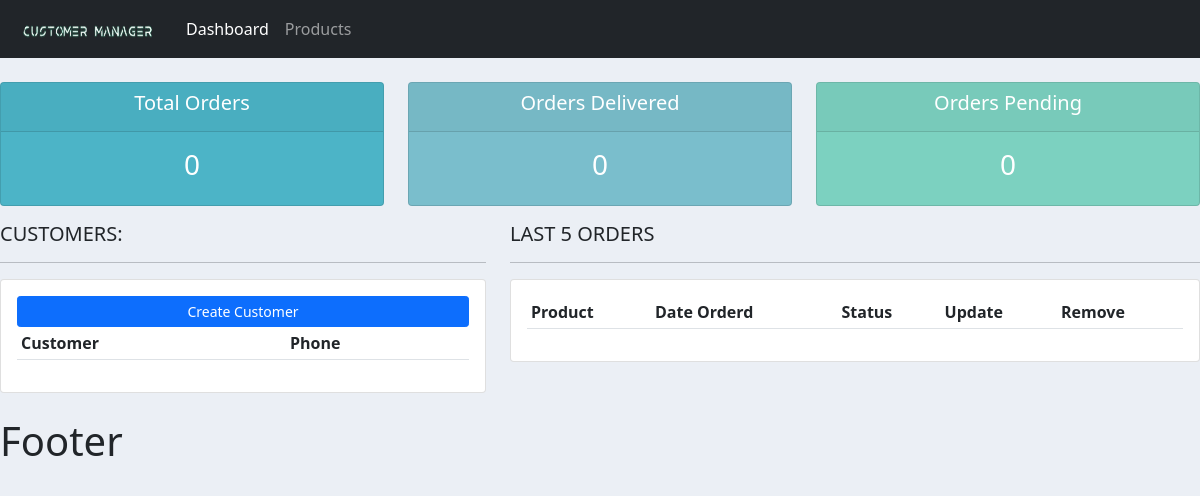
The app's page /, older data.
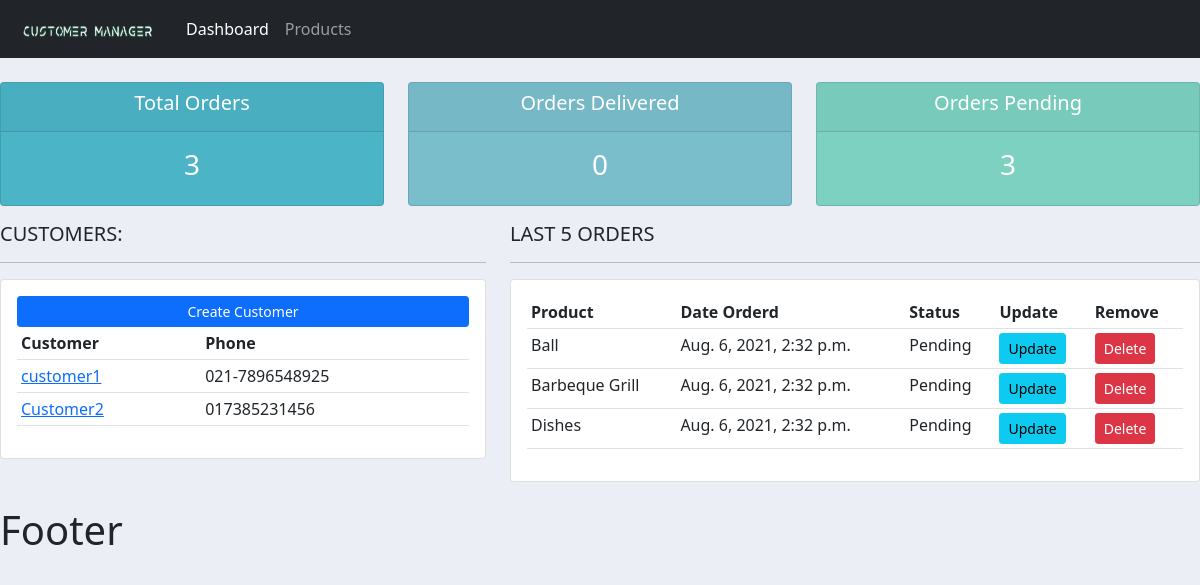
The same page, newer data.
### accounts/models.py (models this page shows, shortened)
class Customer(models.Model):
    name=models.CharField(max_length=200,null=True)
    phone=models.CharField(max_length=200,null=True)
    email=models.CharField(max_length=200,null=True)
    date_created=models.DateTimeField(auto_now_add=True,null=True)

class Order(models.Model):
    STATUS=(('Pending','Pending'),('Out for delivery','Out for delivery'),('Delivered','Delivered'))
    customer=models.ForeignKey(Customer, null=True, on_delete=models.SET_NULL) #Setting the refrence
    product=models.ForeignKey(Product, null=True, on_delete=models.SET_NULL)
    date_created=models.DateTimeField(auto_now_add=True, null=True)
    status=models.CharField(max_length=200, null=True, choices=STATUS)

class Product(models.Model):
    CATEGORY=(('Indoor','Indoor'),('Outdoor','Outdoor'))
    name = models.CharField(max_length=200, null=True)
    price=models.FloatField(null=True)
    category=models.CharField(max_length=200, null=True, choices=CATEGORY)
    description=models.CharField(max_length=200, null=True, blank=True)
    tags = models.ManyToManyField(Tag)
    date_created = models.DateTimeField(auto_now_add=True, null=True)
    def __str__(self):
        return self.name

### accounts/views.py (the view)
# urls.py: path('', views.home,name="home"),
def home(request):
    customers=Customer.objects.all()
    orders=Order.objects.all()
    total_customers=customers.count()
    total_orders=orders.count()
    delivered=orders.filter(status='Delivered').count()
    pending=orders.filter(status='Pending').count()
    context={'orders':orders,'customers':customers,'total_customers':total_customers,'total_orders':total_orders,'delivered':delivered,'pending':pending}
    return  render(request,'accounts/dashboard.html',context)#this context data will be passed to dashboard.html

### accounts/templates/accounts/dashboard.html
{% extends 'accounts/main.html' %}
{% block content %}
{% include 'accounts/status.html' %}
<div class="row">
	<div class="col-md-5">
		<h5>CUSTOMERS:</h5>
		<hr>
		<div class="card card-body">
			<a class="btn btn-primary  btn-sm btn-block" href="">Create Customer</a>
			<table class="table table-sm">
				<tr>
					<th>Customer</th>
					<th>Phone</th>
				</tr>
				{% for customer in customers %}
				<tr>
					<td><a href="{% url 'customer' customer.id%}">{{ customer.name }}</a></td>
					<td>{{ customer.phone }}</td>
				</tr>
				{% endfor %}
			</table>
		</div>
	</div>
	<div class="col-md-7">
		<h5>LAST 5 ORDERS</h5>
		<hr>
		<div class="card card-body">
			<table class="table table-sm">
				<tr>
					<th>Product</th>
					<th>Date Orderd</th>
					<th>Status</th>
					<th>Update</th>
					<th>Remove</th>
				</tr>
				{% for order in orders %}
				<tr>
					<td>{{ order.product }}</td>
					<td>{{ order.date_created }}</td>
					<td>{{ order.status }}</td>
					<td><a href='{% url 'update_order' order.id %}' class="btn btn-sm btn-info">Update</a> </td>
					<td><a href='{% url 'delete_order' order.id %}' class="btn btn-sm btn-danger">Delete</a> </td>
				</tr>
				{% endfor %}
			</table>
		</div>
	</div>
</div>
{% endblock %}

Row changes from the older to the newer data that the page shows:
added Customer: name "customer1", phone "021-7896548925"
added Customer: name "Customer2", phone "017385231456"
added Order: product "Ball", date_created "Aug. 6, 2021, 2:32 p.m.", status "Pending"
added Order: product "Barbeque Grill", date_created "Aug. 6, 2021, 2:32 p.m.", status "Pending"
added Order: product "Dishes", date_created "Aug. 6, 2021, 2:32 p.m.", status "Pending"
Text that changed along with them:
{{ total_orders }}: "0" → "3"
{{ pending }}: "0" → "3"
